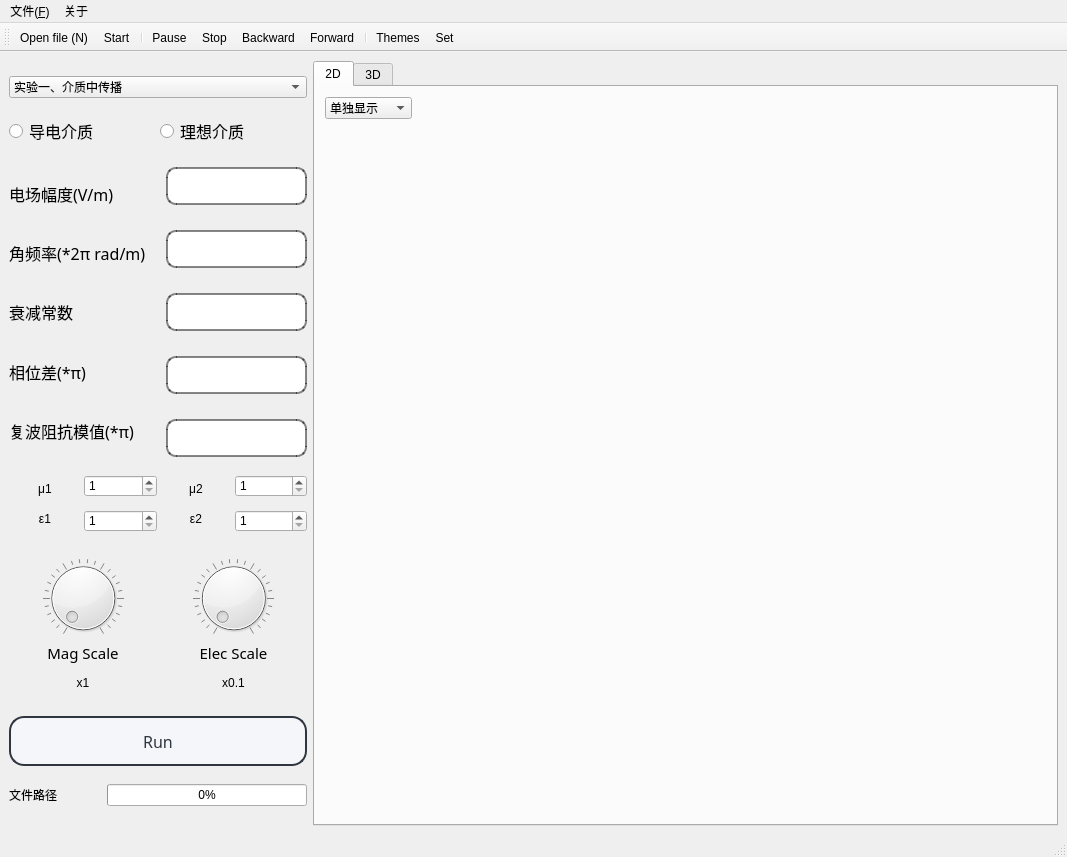
<?xml version="1.0" encoding="UTF-8"?>
<ui version="4.0">
 <class>MainWindow</class>
 <widget class="QMainWindow" name="MainWindow">
  <property name="geometry">
   <rect>
    <x>0</x>
    <y>0</y>
    <width>1067</width>
    <height>857</height>
   </rect>
  </property>
  <property name="windowTitle">
   <string>MainWindow</string>
  </property>
  <property name="styleSheet">
   <string notr="true">QMainWindow{
                border-radius:10px;                                   
                }</string>
  </property>
  <widget class="QWidget" name="centralwidget">
   <layout class="QGridLayout" name="gridLayout">
    <item row="0" column="0">
     <layout class="QHBoxLayout" name="horizontalLayout_4" stretch="2,5">
      <property name="spacing">
       <number>6</number>
      </property>
      <item>
       <layout class="QVBoxLayout" name="verticalLayout_4" stretch="0,0,3,1,1,2,0">
        <property name="spacing">
         <number>3</number>
        </property>
        <property name="sizeConstraint">
         <enum>QLayout::SetDefaultConstraint</enum>
        </property>
        <item>
         <widget class="QComboBox" name="comboBox_2">
          <item>
           <property name="text">
            <string>实验一、介质中传播</string>
           </property>
          </item>
          <item>
           <property name="text">
            <string>实验二、入射反射及透射</string>
           </property>
          </item>
          <item>
           <property name="text">
            <string>实验三、矩形波导</string>
           </property>
          </item>
         </widget>
        </item>
        <item>
         <layout class="QHBoxLayout" name="horizontalLayout_8">
          <property name="bottomMargin">
           <number>3</number>
          </property>
          <item>
           <widget class="QRadioButton" name="ch1Button">
            <property name="font">
             <font>
              <family>华光隶变_CNKI</family>
              <pointsize>12</pointsize>
             </font>
            </property>
            <property name="text">
             <string>导电介质</string>
            </property>
            <property name="autoExclusive">
             <bool>false</bool>
            </property>
           </widget>
          </item>
          <item>
           <widget class="QRadioButton" name="radioButton">
            <property name="font">
             <font>
              <family>华光隶变_CNKI</family>
              <pointsize>12</pointsize>
             </font>
            </property>
            <property name="text">
             <string>理想介质</string>
            </property>
            <property name="checkable">
             <bool>true</bool>
            </property>
            <property name="autoExclusive">
             <bool>false</bool>
            </property>
           </widget>
          </item>
         </layout>
        </item>
        <item>
         <layout class="QHBoxLayout" name="horizontalLayout" stretch="1,0,0">
          <property name="spacing">
           <number>6</number>
          </property>
          <property name="sizeConstraint">
           <enum>QLayout::SetMinimumSize</enum>
          </property>
          <item>
           <layout class="QVBoxLayout" name="verticalLayout_5">
            <item>
             <widget class="QLabel" name="labelcommand">
              <property name="font">
               <font>
                <family>华光隶变_CNKI</family>
                <pointsize>12</pointsize>
               </font>
              </property>
              <property name="text">
               <string>电场幅度(V/m)</string>
              </property>
             </widget>
            </item>
            <item>
             <widget class="QLabel" name="label_2">
              <property name="font">
               <font>
                <family>华光隶变_CNKI</family>
                <pointsize>12</pointsize>
               </font>
              </property>
              <property name="text">
               <string>角频率(*2π rad/m)</string>
              </property>
             </widget>
            </item>
            <item>
             <widget class="QLabel" name="label_5">
              <property name="font">
               <font>
                <family>华光隶变_CNKI</family>
                <pointsize>12</pointsize>
               </font>
              </property>
              <property name="text">
               <string>衰减常数</string>
              </property>
             </widget>
            </item>
            <item>
             <widget class="QLabel" name="label_6">
              <property name="font">
               <font>
                <family>华光隶变_CNKI</family>
                <pointsize>12</pointsize>
               </font>
              </property>
              <property name="text">
               <string>相位差(*π)</string>
              </property>
             </widget>
            </item>
            <item>
             <widget class="QLabel" name="label_7">
              <property name="font">
               <font>
                <family>华光隶变_CNKI</family>
                <pointsize>12</pointsize>
               </font>
              </property>
              <property name="text">
               <string>复波阻抗模值(*π)</string>
              </property>
             </widget>
            </item>
           </layout>
          </item>
          <item>
           <layout class="QVBoxLayout" name="verticalLayout_7" stretch="0,0,0,0,0">
            <property name="spacing">
             <number>25</number>
            </property>
            <item>
             <widget class="QLineEdit" name="textEdit">
              <property name="font">
               <font>
                <family>微软雅黑</family>
                <pointsize>10</pointsize>
                <weight>50</weight>
                <italic>false</italic>
                <bold>false</bold>
               </font>
              </property>
              <property name="styleSheet">
               <string notr="true">QLineEdit{
                border-style:outset;
                border-width:2px;
                border-radius:10px;                 
                border-color:rgba(0,0,0,120);                 
                padding:7px;
                outline:none;                   
                }</string>
              </property>
             </widget>
            </item>
            <item>
             <widget class="QLineEdit" name="textEdit_2">
              <property name="font">
               <font>
                <family>微软雅黑</family>
                <pointsize>10</pointsize>
                <weight>50</weight>
                <italic>false</italic>
                <bold>false</bold>
               </font>
              </property>
              <property name="styleSheet">
               <string notr="true">QLineEdit{
                border-style:outset;
                border-width:2px;
                border-radius:10px;                 
                border-color:rgba(0,0,0,120);                 
                padding:7px;
                outline:none;                   
                }</string>
              </property>
             </widget>
            </item>
            <item>
             <widget class="QLineEdit" name="textEdit_3">
              <property name="enabled">
               <bool>false</bool>
              </property>
              <property name="font">
               <font>
                <family>微软雅黑</family>
                <pointsize>10</pointsize>
                <weight>50</weight>
                <italic>false</italic>
                <bold>false</bold>
               </font>
              </property>
              <property name="styleSheet">
               <string notr="true">QLineEdit{
                border-style:outset;
                border-width:2px;
                border-radius:10px;                 
                border-color:rgba(0,0,0,120);                 
                padding:7px;
                outline:none;                   
                }</string>
              </property>
             </widget>
            </item>
            <item>
             <widget class="QLineEdit" name="textEdit_4">
              <property name="enabled">
               <bool>false</bool>
              </property>
              <property name="font">
               <font>
                <family>微软雅黑</family>
                <pointsize>10</pointsize>
                <weight>50</weight>
                <italic>false</italic>
                <bold>false</bold>
               </font>
              </property>
              <property name="styleSheet">
               <string notr="true">QLineEdit{
                border-style:outset;
                border-width:2px;
                border-radius:10px;                 
                border-color:rgba(0,0,0,120);                
                padding:7px;
                outline:none;                   
                }</string>
              </property>
             </widget>
            </item>
            <item>
             <widget class="QLineEdit" name="textEdit_5">
              <property name="enabled">
               <bool>false</bool>
              </property>
              <property name="font">
               <font>
                <family>微软雅黑</family>
                <pointsize>10</pointsize>
                <weight>50</weight>
                <italic>false</italic>
                <bold>false</bold>
               </font>
              </property>
              <property name="styleSheet">
               <string notr="true">QLineEdit{
                border-style:outset;
                border-width:2px;
                border-radius:10px;                 
                border-color:rgba(0,0,0,120);              
                padding:7px;
                outline:none;                   
                }</string>
              </property>
             </widget>
            </item>
           </layout>
          </item>
          <item>
           <layout class="QVBoxLayout" name="verticalLayout_10"/>
          </item>
         </layout>
        </item>
        <item>
         <layout class="QHBoxLayout" name="horizontalLayout_9">
          <property name="bottomMargin">
           <number>8</number>
          </property>
          <item>
           <layout class="QVBoxLayout" name="verticalLayout_17">
            <item>
             <widget class="QLabel" name="label_8">
              <property name="layoutDirection">
               <enum>Qt::LeftToRight</enum>
              </property>
              <property name="text">
               <string>μ1</string>
              </property>
              <property name="alignment">
               <set>Qt::AlignCenter</set>
              </property>
             </widget>
            </item>
            <item>
             <widget class="QLabel" name="label_9">
              <property name="text">
               <string>ε1</string>
              </property>
              <property name="alignment">
               <set>Qt::AlignCenter</set>
              </property>
             </widget>
            </item>
           </layout>
          </item>
          <item>
           <layout class="QVBoxLayout" name="verticalLayout_19">
            <property name="spacing">
             <number>13</number>
            </property>
            <item>
             <widget class="QSpinBox" name="spinBox">
              <property name="minimum">
               <number>1</number>
              </property>
              <property name="value">
               <number>1</number>
              </property>
             </widget>
            </item>
            <item>
             <widget class="QSpinBox" name="spinBox_2">
              <property name="minimum">
               <number>1</number>
              </property>
              <property name="value">
               <number>1</number>
              </property>
             </widget>
            </item>
           </layout>
          </item>
          <item>
           <layout class="QVBoxLayout" name="verticalLayout_18">
            <item>
             <widget class="QLabel" name="label_4">
              <property name="layoutDirection">
               <enum>Qt::LeftToRight</enum>
              </property>
              <property name="text">
               <string>μ2</string>
              </property>
              <property name="alignment">
               <set>Qt::AlignCenter</set>
              </property>
             </widget>
            </item>
            <item>
             <widget class="QLabel" name="label_10">
              <property name="focusPolicy">
               <enum>Qt::NoFocus</enum>
              </property>
              <property name="contextMenuPolicy">
               <enum>Qt::CustomContextMenu</enum>
              </property>
              <property name="text">
               <string>ε2</string>
              </property>
              <property name="alignment">
               <set>Qt::AlignCenter</set>
              </property>
             </widget>
            </item>
           </layout>
          </item>
          <item>
           <layout class="QVBoxLayout" name="verticalLayout_20">
            <property name="spacing">
             <number>13</number>
            </property>
            <item>
             <widget class="QSpinBox" name="spinBox_4">
              <property name="minimum">
               <number>1</number>
              </property>
             </widget>
            </item>
            <item>
             <widget class="QSpinBox" name="spinBox_3">
              <property name="minimum">
               <number>1</number>
              </property>
             </widget>
            </item>
           </layout>
          </item>
         </layout>
        </item>
        <item>
         <layout class="QHBoxLayout" name="horizontalLayout_2">
          <item>
           <layout class="QVBoxLayout" name="verticalLayout">
            <property name="spacing">
             <number>0</number>
            </property>
            <item>
             <widget class="QDial" name="voltsdial">
              <property name="sizePolicy">
               <sizepolicy hsizetype="Preferred" vsizetype="Maximum">
                <horstretch>0</horstretch>
                <verstretch>0</verstretch>
               </sizepolicy>
              </property>
              <property name="maximumSize">
               <size>
                <width>16777215</width>
                <height>80</height>
               </size>
              </property>
              <property name="minimum">
               <number>1</number>
              </property>
              <property name="maximum">
               <number>100</number>
              </property>
              <property name="wrapping">
               <bool>false</bool>
              </property>
              <property name="notchesVisible">
               <bool>true</bool>
              </property>
             </widget>
            </item>
            <item>
             <widget class="QLabel" name="label">
              <property name="sizePolicy">
               <sizepolicy hsizetype="Preferred" vsizetype="Maximum">
                <horstretch>0</horstretch>
                <verstretch>0</verstretch>
               </sizepolicy>
              </property>
              <property name="maximumSize">
               <size>
                <width>16777215</width>
                <height>30</height>
               </size>
              </property>
              <property name="font">
               <font>
                <family>Adobe 宋体 Std L</family>
                <pointsize>11</pointsize>
               </font>
              </property>
              <property name="layoutDirection">
               <enum>Qt::LeftToRight</enum>
              </property>
              <property name="text">
               <string>Mag Scale</string>
              </property>
              <property name="alignment">
               <set>Qt::AlignCenter</set>
              </property>
             </widget>
            </item>
            <item>
             <widget class="QLabel" name="labelmag">
              <property name="sizePolicy">
               <sizepolicy hsizetype="Preferred" vsizetype="Minimum">
                <horstretch>0</horstretch>
                <verstretch>0</verstretch>
               </sizepolicy>
              </property>
              <property name="maximumSize">
               <size>
                <width>16777215</width>
                <height>30</height>
               </size>
              </property>
              <property name="text">
               <string>x1</string>
              </property>
              <property name="alignment">
               <set>Qt::AlignCenter</set>
              </property>
             </widget>
            </item>
           </layout>
          </item>
          <item>
           <layout class="QVBoxLayout" name="verticalLayout_2" stretch="0,0,0">
            <property name="spacing">
             <number>0</number>
            </property>
            <item>
             <widget class="QDial" name="timedial">
              <property name="sizePolicy">
               <sizepolicy hsizetype="Preferred" vsizetype="Maximum">
                <horstretch>0</horstretch>
                <verstretch>0</verstretch>
               </sizepolicy>
              </property>
              <property name="maximumSize">
               <size>
                <width>16777215</width>
                <height>80</height>
               </size>
              </property>
              <property name="minimum">
               <number>1</number>
              </property>
              <property name="maximum">
               <number>100</number>
              </property>
              <property name="singleStep">
               <number>1</number>
              </property>
              <property name="wrapping">
               <bool>false</bool>
              </property>
              <property name="notchesVisible">
               <bool>true</bool>
              </property>
             </widget>
            </item>
            <item>
             <widget class="QLabel" name="label_3">
              <property name="sizePolicy">
               <sizepolicy hsizetype="Preferred" vsizetype="Maximum">
                <horstretch>0</horstretch>
                <verstretch>0</verstretch>
               </sizepolicy>
              </property>
              <property name="maximumSize">
               <size>
                <width>16777215</width>
                <height>30</height>
               </size>
              </property>
              <property name="font">
               <font>
                <family>Adobe 宋体 Std L</family>
                <pointsize>11</pointsize>
               </font>
              </property>
              <property name="layoutDirection">
               <enum>Qt::LeftToRight</enum>
              </property>
              <property name="text">
               <string>Elec Scale</string>
              </property>
              <property name="alignment">
               <set>Qt::AlignCenter</set>
              </property>
             </widget>
            </item>
            <item>
             <widget class="QLabel" name="labelelec">
              <property name="sizePolicy">
               <sizepolicy hsizetype="Preferred" vsizetype="Maximum">
                <horstretch>0</horstretch>
                <verstretch>0</verstretch>
               </sizepolicy>
              </property>
              <property name="maximumSize">
               <size>
                <width>16777215</width>
                <height>30</height>
               </size>
              </property>
              <property name="text">
               <string>x0.1</string>
              </property>
              <property name="alignment">
               <set>Qt::AlignCenter</set>
              </property>
             </widget>
            </item>
           </layout>
          </item>
         </layout>
        </item>
        <item>
         <widget class="QPushButton" name="pushButton">
          <property name="sizePolicy">
           <sizepolicy hsizetype="Minimum" vsizetype="Maximum">
            <horstretch>0</horstretch>
            <verstretch>0</verstretch>
           </sizepolicy>
          </property>
          <property name="maximumSize">
           <size>
            <width>16777215</width>
            <height>50</height>
           </size>
          </property>
          <property name="font">
           <font>
            <family>微软雅黑</family>
            <pointsize>12</pointsize>
            <weight>50</weight>
            <italic>false</italic>
            <bold>false</bold>
           </font>
          </property>
          <property name="styleSheet">
           <string notr="true">/**正常情况下样式**/
QPushButton{
	font: 12pt &quot;微软雅黑&quot;;
    color: #2f3640;
    background-color: #f5f6fa;
    border-color: #2f3640;
    border-radius: 15px;
    border-style: solid;
    border-width: 2px;
    padding: 5px;
}

/**鼠标停留在按钮上的样式**/
QPushButton::hover{	
    color: #FFFFFF;
    background-color: #718093;
    border-color: #2f3640;
}

/**鼠标按压下去的样式**/
QPushButton::pressed,QPushButton::checked{
    color: #FFFFFF;
    background-color: qlineargradient(spread:pad, x1:0, y1:0, x2:0, y2:1, stop:0 #273c75, stop:1 #487eb0);
}

/**按钮失能情况下样式**/
QPushButton::disabled{
    color: #FFFFFF;
    background-color: #dcdde1;
    border-color: #dcdde1;
}
</string>
          </property>
          <property name="text">
           <string>Run</string>
          </property>
         </widget>
        </item>
        <item>
         <layout class="QHBoxLayout" name="horizontalLayout_3">
          <item>
           <widget class="QLabel" name="labelPath">
            <property name="text">
             <string>文件路径              </string>
            </property>
           </widget>
          </item>
          <item>
           <widget class="QProgressBar" name="progressBar">
            <property name="value">
             <number>0</number>
            </property>
           </widget>
          </item>
         </layout>
        </item>
       </layout>
      </item>
      <item>
       <layout class="QVBoxLayout" name="verticalLayout_3">
        <item>
         <widget class="QTabWidget" name="tabWidget">
          <property name="currentIndex">
           <number>0</number>
          </property>
          <widget class="QWidget" name="tab">
           <attribute name="title">
            <string>2D</string>
           </attribute>
           <widget class="QComboBox" name="comboBox">
            <property name="geometry">
             <rect>
              <x>10</x>
              <y>10</y>
              <width>87</width>
              <height>22</height>
             </rect>
            </property>
            <property name="currentText">
             <string>单独显示</string>
            </property>
            <item>
             <property name="text">
              <string>单独显示</string>
             </property>
            </item>
            <item>
             <property name="text">
              <string>合并显示</string>
             </property>
            </item>
           </widget>
           <widget class="QWidget" name="verticalLayoutWidget_3">
            <property name="geometry">
             <rect>
              <x>-10</x>
              <y>40</y>
              <width>751</width>
              <height>691</height>
             </rect>
            </property>
            <layout class="QVBoxLayout" name="verticalLayout_8">
             <item>
              <widget class="QLabel" name="label_2D_H_2">
               <property name="text">
                <string/>
               </property>
              </widget>
             </item>
            </layout>
           </widget>
           <widget class="QLabel" name="label_2D_E_3">
            <property name="enabled">
             <bool>false</bool>
            </property>
            <property name="geometry">
             <rect>
              <x>0</x>
              <y>39</y>
              <width>741</width>
              <height>651</height>
             </rect>
            </property>
            <property name="text">
             <string/>
            </property>
           </widget>
          </widget>
          <widget class="QWidget" name="tab_2">
           <attribute name="title">
            <string>3D</string>
           </attribute>
           <widget class="QLabel" name="label_3D_EH">
            <property name="geometry">
             <rect>
              <x>20</x>
              <y>30</y>
              <width>691</width>
              <height>621</height>
             </rect>
            </property>
            <property name="text">
             <string/>
            </property>
           </widget>
          </widget>
         </widget>
        </item>
       </layout>
      </item>
     </layout>
    </item>
   </layout>
  </widget>
  <widget class="QMenuBar" name="menubar">
   <property name="geometry">
    <rect>
     <x>0</x>
     <y>0</y>
     <width>1067</width>
     <height>26</height>
    </rect>
   </property>
   <widget class="QMenu" name="menu_F">
    <property name="title">
     <string>文件(&amp;F)</string>
    </property>
    <addaction name="actionOpen_file_N"/>
    <addaction name="actionDisplay_scope_S"/>
   </widget>
   <widget class="QMenu" name="menu">
    <property name="title">
     <string>关于</string>
    </property>
    <addaction name="actionInformation"/>
   </widget>
   <addaction name="menu_F"/>
   <addaction name="menu"/>
  </widget>
  <widget class="QStatusBar" name="statusbar"/>
  <widget class="QToolBar" name="toolBar">
   <property name="windowTitle">
    <string>toolBar</string>
   </property>
   <attribute name="toolBarArea">
    <enum>TopToolBarArea</enum>
   </attribute>
   <attribute name="toolBarBreak">
    <bool>false</bool>
   </attribute>
   <addaction name="actionOpen_file_N"/>
   <addaction name="actionStart"/>
   <addaction name="separator"/>
   <addaction name="actionPause"/>
   <addaction name="actionStop"/>
   <addaction name="actionBackward"/>
   <addaction name="actionForward"/>
   <addaction name="separator"/>
   <addaction name="actionThemes"/>
   <addaction name="actionSet"/>
  </widget>
  <action name="actionInformation">
   <property name="icon">
    <iconset resource="myimages.qrc">
     <normaloff>:/image/images/accu_weather.png</normaloff>:/image/images/accu_weather.png</iconset>
   </property>
   <property name="text">
    <string>Information</string>
   </property>
  </action>
  <action name="actionSet">
   <property name="icon">
    <iconset resource="myimages.qrc">
     <normaloff>:/image/images/android_settings.png</normaloff>:/image/images/android_settings.png</iconset>
   </property>
   <property name="text">
    <string>Set</string>
   </property>
   <property name="toolTip">
    <string>设置</string>
   </property>
   <property name="shortcut">
    <string>Ctrl+S</string>
   </property>
  </action>
  <action name="actionThemes">
   <property name="icon">
    <iconset resource="myimages.qrc">
     <normaloff>:/image/images/Themes.png</normaloff>:/image/images/Themes.png</iconset>
   </property>
   <property name="text">
    <string>Themes</string>
   </property>
   <property name="toolTip">
    <string>主题</string>
   </property>
   <property name="shortcut">
    <string>Ctrl+T</string>
   </property>
  </action>
  <action name="actionForward">
   <property name="icon">
    <iconset resource="myimages.qrc">
     <normaloff>:/image/images/Step_Forward.png</normaloff>:/image/images/Step_Forward.png</iconset>
   </property>
   <property name="text">
    <string>Forward</string>
   </property>
   <property name="toolTip">
    <string>加速</string>
   </property>
   <property name="shortcut">
    <string>F8</string>
   </property>
  </action>
  <action name="actionBackward">
   <property name="icon">
    <iconset resource="myimages.qrc">
     <normaloff>:/image/images/Step_Backward.png</normaloff>:/image/images/Step_Backward.png</iconset>
   </property>
   <property name="text">
    <string>Backward</string>
   </property>
   <property name="toolTip">
    <string>减速</string>
   </property>
   <property name="shortcut">
    <string>F7</string>
   </property>
  </action>
  <action name="actionStop">
   <property name="icon">
    <iconset resource="myimages.qrc">
     <normaloff>:/image/images/stop.png</normaloff>:/image/images/stop.png</iconset>
   </property>
   <property name="text">
    <string>Stop</string>
   </property>
   <property name="toolTip">
    <string>停止</string>
   </property>
   <property name="shortcut">
    <string>F6</string>
   </property>
  </action>
  <action name="actionPause">
   <property name="icon">
    <iconset resource="myimages.qrc">
     <normaloff>:/image/images/pause.png</normaloff>:/image/images/pause.png</iconset>
   </property>
   <property name="text">
    <string>Pause</string>
   </property>
   <property name="toolTip">
    <string>暂停</string>
   </property>
   <property name="shortcut">
    <string>F3</string>
   </property>
  </action>
  <action name="actionStart">
   <property name="icon">
    <iconset resource="myimages.qrc">
     <normaloff>:/image/images/start.png</normaloff>:/image/images/start.png</iconset>
   </property>
   <property name="text">
    <string>Start</string>
   </property>
   <property name="toolTip">
    <string>运行</string>
   </property>
   <property name="shortcut">
    <string>F5</string>
   </property>
  </action>
  <action name="actionOpen_file_N">
   <property name="icon">
    <iconset resource="myimages.qrc">
     <normaloff>:/image/images/open.png</normaloff>:/image/images/open.png</iconset>
   </property>
   <property name="text">
    <string>Open file (&amp;N)</string>
   </property>
  </action>
  <action name="actionDisplay_scope_S">
   <property name="icon">
    <iconset resource="myimages.qrc">
     <normaloff>:/image/images/cpu_tuner.png</normaloff>:/image/images/cpu_tuner.png</iconset>
   </property>
   <property name="text">
    <string>Display scope (&amp;S)</string>
   </property>
  </action>
 </widget>
 <resources>
  <include location="myimages.qrc"/>
 </resources>
 <connections/>
</ui>
